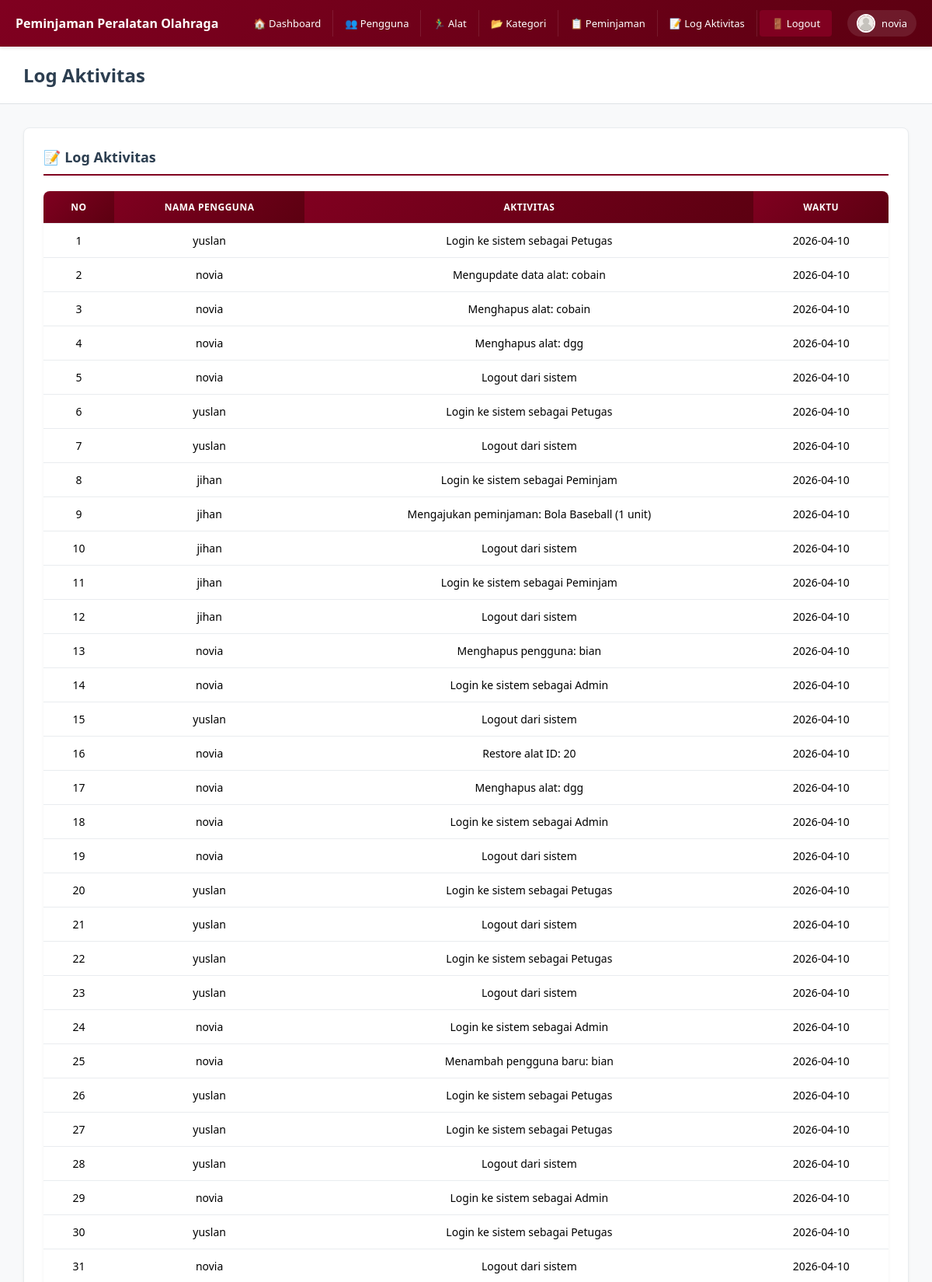
/admin/logAktivitas (signed in, upper part), run on the app's committed database.
### tables this page shows
CREATE TABLE `log_aktivitas` (
  `id_log` int NOT NULL,
  `id_pengguna` int NOT NULL,
  `nama_pengguna` varchar(50) NOT NULL,
  `aktivitas` varchar(50) NOT NULL,
  `waktu` date NOT NULL
);

### controllers/AdminController.php (called while the page is built, shortened)
<?php
class AdminController extends Controller {
    public function logAktivitas() {
        $model = $this->model('LogModel');
        $data['judul'] = "Log Aktivitas";
        $data['logs'] = $model->getLogs();
        $this->view('admin/LogAktivitas', $data);
    }
}

### core/App.php (called while the page is built, shortened)
<?php
class App {
    protected $method = 'index';
    public function __construct() {
        $url = $this->parseURL();
        if (!empty($url[0])) {
            $controllerName = ucfirst($url[0]);
            if (file_exists(__DIR__ . '/../controllers/' . $controllerName . 'Controller.php')) {
                unset($url[0]);
            }
            elseif (file_exists(__DIR__ . '/../controllers/' . $controllerName . '.php')) {
                $this->controller = $controllerName;
                unset($url[0]);
            }
        }
        $this->controller = new $this->controller;
        if (isset($url[1]) && method_exists($this->controller, $url[1])) {
            $this->method = $url[1];
            unset($url[1]);
        }
        $this->params = $url ? array_values($url) : [];
        call_user_func_array([$this->controller, $this->method], $this->params);
    }
    public function parseURL() {
        if (isset($_GET['url'])) {
            $url = $_GET['url'];
            $url = ltrim($url, '/');
            $url = rtrim($url, '/');
            $url = filter_var($url, FILTER_SANITIZE_URL);
            return explode('/', $url);
        }
        return [];
    }
}

### Index.php (called while the page is built, shortened)
<?php
require_once __DIR__ . '/config/Database.php';
require_once __DIR__ . '/core/Controller.php';
require_once __DIR__ . '/core/App.php';
$app = new App();

### models/LogModel.php (called while the page is built, shortened)
<?php
class LogModel {
    private $db;
    public function __construct() {
        $this->db = Database::getInstance()->getConnection();
    }
    public function getLogs() {
        $sql = "SELECT * FROM log_aktivitas ORDER BY waktu DESC";
        $stmt = $this->db->query($sql);
        return $stmt->fetchAll();
    }
}

### config/Database.php (called while the page is built, shortened)
<?php
class Database {
    private $host     = 'localhost';
    private $db_name  = 'peminjaman_peralatan_olahraga';
    private $username = 'root';
    private $password = '';
    private static $instance = null;
    private $conn;
    private function __construct() {
        try {
            $dsn = "mysql:host={$this->host};dbname={$this->db_name};charset=utf8mb4";
            $options = [
                PDO::ATTR_ERRMODE            => PDO::ERRMODE_EXCEPTION,
                PDO::ATTR_DEFAULT_FETCH_MODE => PDO::FETCH_ASSOC,
                PDO::ATTR_EMULATE_PREPARES   => false,
            ];
            $this->conn = new PDO($dsn, $this->username, $this->password, $options);
        } catch (PDOException $e) {
            die("Koneksi Database Gagal: " . $e->getMessage());
        }
    }
    public static function getInstance() {
        if (self::$instance === null) {
            self::$instance = new Database();
        }
        return self::$instance;
    }
    public function getConnection() {
        return $this->conn;
    }
}

### views/admin/LogAktivitas.php (the view)
<?php include __DIR__ . '/../layout/header.php';  ?>
<div class="box">
    <h3>📝 Log Aktivitas</h3>
    <table>
        <tr>
            <th>No</th>
            <th>Nama Pengguna</th>
            <th>Aktivitas</th>
            <th>Waktu</th>
        </tr>
        <?php $no = 1; ?>
        <?php foreach ($data['logs'] as $log) : ?>
        <tr>
            <td><?= $no++; ?></td>
            <td><?= htmlspecialchars($log['nama_pengguna']); ?></td>
            <td><?= htmlspecialchars($log['aktivitas']); ?></td>
            <td><?= $log['waktu']; ?></td>
        </tr>
        <?php endforeach; ?>
    </table>
</div>

### assets/style.css (style rules this page uses)
* { margin:0; padding:0; box-sizing:border-box; }
body { font-family:'Segoe UI', Tahoma, Geneva, Verdana, sans-serif; background:#f8f9fa; padding-top:60px; }
.content h3 { color:#2c3e50; font-size:20px; margin-bottom:20px; font-weight:600; }
table { width:100%; border-collapse:collapse; margin-top:20px; background:white; border-radius:8px; overflow:hidden; box-shadow:0 2px 4px rgba(0,0,0,0.05); }
th,td { padding:12px 15px; text-align:center; border-bottom:1px solid #e9ecef; font-size:14px; }
th { background:linear-gradient(135deg, #800020 0%, #5c0011 100%); color:white; font-weight:600; text-transform:uppercase; font-size:12px; letter-spacing:0.5px; }
.box { background:white; padding:25px; border:1px solid #e9ecef; border-radius:8px; margin-bottom:20px; box-shadow:0 2px 4px rgba(0,0,0,0.05); }
.box h3 { color:#2c3e50; margin-bottom:20px; font-size:18px; font-weight:600; padding-bottom:10px; border-bottom:2px solid #800020; }

### views/layout/Header.php (style rules this page uses)
* { margin:0; padding:0; box-sizing:border-box; }
body { font-family:'Segoe UI', Tahoma, Geneva, Verdana, sans-serif; background:#f8f9fa; padding-top:60px; }
.content h3 { color:#2c3e50; font-size:20px; margin-bottom:20px; font-weight:600; }
table { width:100%; border-collapse:collapse; margin-top:20px; background:white; border-radius:8px; overflow:hidden; box-shadow:0 2px 4px rgba(0,0,0,0.05); }
th,td { padding:12px 15px; text-align:center; border-bottom:1px solid #e9ecef; font-size:14px; }
th { background:linear-gradient(135deg, #800020 0%, #5c0011 100%); color:white; font-weight:600; text-transform:uppercase; font-size:12px; letter-spacing:0.5px; }
.box { background:white; padding:25px; border:1px solid #e9ecef; border-radius:8px; margin-bottom:20px; box-shadow:0 2px 4px rgba(0,0,0,0.05); }
.box h3 { color:#2c3e50; margin-bottom:20px; font-size:18px; font-weight:600; padding-bottom:10px; border-bottom:2px solid #800020; }

### data on the page
log_aktivitas: nama_pengguna "yuslan", aktivitas "Login ke sistem sebagai Petugas", waktu "2026-04-10"
log_aktivitas: nama_pengguna "novia", aktivitas "Mengupdate data alat: cobain", waktu "2026-04-10"
log_aktivitas: nama_pengguna "novia", aktivitas "Menghapus alat: cobain", waktu "2026-04-10"
log_aktivitas: nama_pengguna "novia", aktivitas "Menghapus alat: dgg", waktu "2026-04-10"
log_aktivitas: nama_pengguna "novia", aktivitas "Logout dari sistem", waktu "2026-04-10"
log_aktivitas: nama_pengguna "yuslan", aktivitas "Login ke sistem sebagai Petugas", waktu "2026-04-10"
log_aktivitas: nama_pengguna "yuslan", aktivitas "Logout dari sistem", waktu "2026-04-10"
log_aktivitas: nama_pengguna "jihan", aktivitas "Login ke sistem sebagai Peminjam", waktu "2026-04-10"
log_aktivitas: nama_pengguna "jihan", aktivitas "Mengajukan peminjaman: Bola Baseball (1 unit)", waktu "2026-04-10"
log_aktivitas: nama_pengguna "jihan", aktivitas "Logout dari sistem", waktu "2026-04-10"
log_aktivitas: nama_pengguna "jihan", aktivitas "Login ke sistem sebagai Peminjam", waktu "2026-04-10"
log_aktivitas: nama_pengguna "jihan", aktivitas "Logout dari sistem", waktu "2026-04-10"
log_aktivitas: nama_pengguna "novia", aktivitas "Menghapus pengguna: bian", waktu "2026-04-10"
log_aktivitas: nama_pengguna "novia", aktivitas "Login ke sistem sebagai Admin", waktu "2026-04-10"
log_aktivitas: nama_pengguna "yuslan", aktivitas "Logout dari sistem", waktu "2026-04-10"
log_aktivitas: nama_pengguna "novia", aktivitas "Restore alat ID: 20", waktu "2026-04-10"
log_aktivitas: nama_pengguna "novia", aktivitas "Menghapus alat: dgg", waktu "2026-04-10"
log_aktivitas: nama_pengguna "novia", aktivitas "Login ke sistem sebagai Admin", waktu "2026-04-10"
log_aktivitas: nama_pengguna "novia", aktivitas "Logout dari sistem", waktu "2026-04-10"
log_aktivitas: nama_pengguna "yuslan", aktivitas "Login ke sistem sebagai Petugas", waktu "2026-04-10"
log_aktivitas: nama_pengguna "yuslan", aktivitas "Logout dari sistem", waktu "2026-04-10"
log_aktivitas: nama_pengguna "yuslan", aktivitas "Login ke sistem sebagai Petugas", waktu "2026-04-10"
log_aktivitas: nama_pengguna "yuslan", aktivitas "Logout dari sistem", waktu "2026-04-10"
log_aktivitas: nama_pengguna "novia", aktivitas "Login ke sistem sebagai Admin", waktu "2026-04-10"
log_aktivitas: nama_pengguna "novia", aktivitas "Menambah pengguna baru: bian", waktu "2026-04-10"
log_aktivitas: nama_pengguna "yuslan", aktivitas "Login ke sistem sebagai Petugas", waktu "2026-04-10"
log_aktivitas: nama_pengguna "yuslan", aktivitas "Login ke sistem sebagai Petugas", waktu "2026-04-10"
log_aktivitas: nama_pengguna "yuslan", aktivitas "Logout dari sistem", waktu "2026-04-10"
log_aktivitas: nama_pengguna "novia", aktivitas "Login ke sistem sebagai Admin", waktu "2026-04-10"
log_aktivitas: nama_pengguna "yuslan", aktivitas "Login ke sistem sebagai Petugas", waktu "2026-04-10"
log_aktivitas: nama_pengguna "novia", aktivitas "Logout dari sistem", waktu "2026-04-10"

### other printed values
$_SESSION['nama'] "novia"
$data['judul'] "Log Aktivitas"
